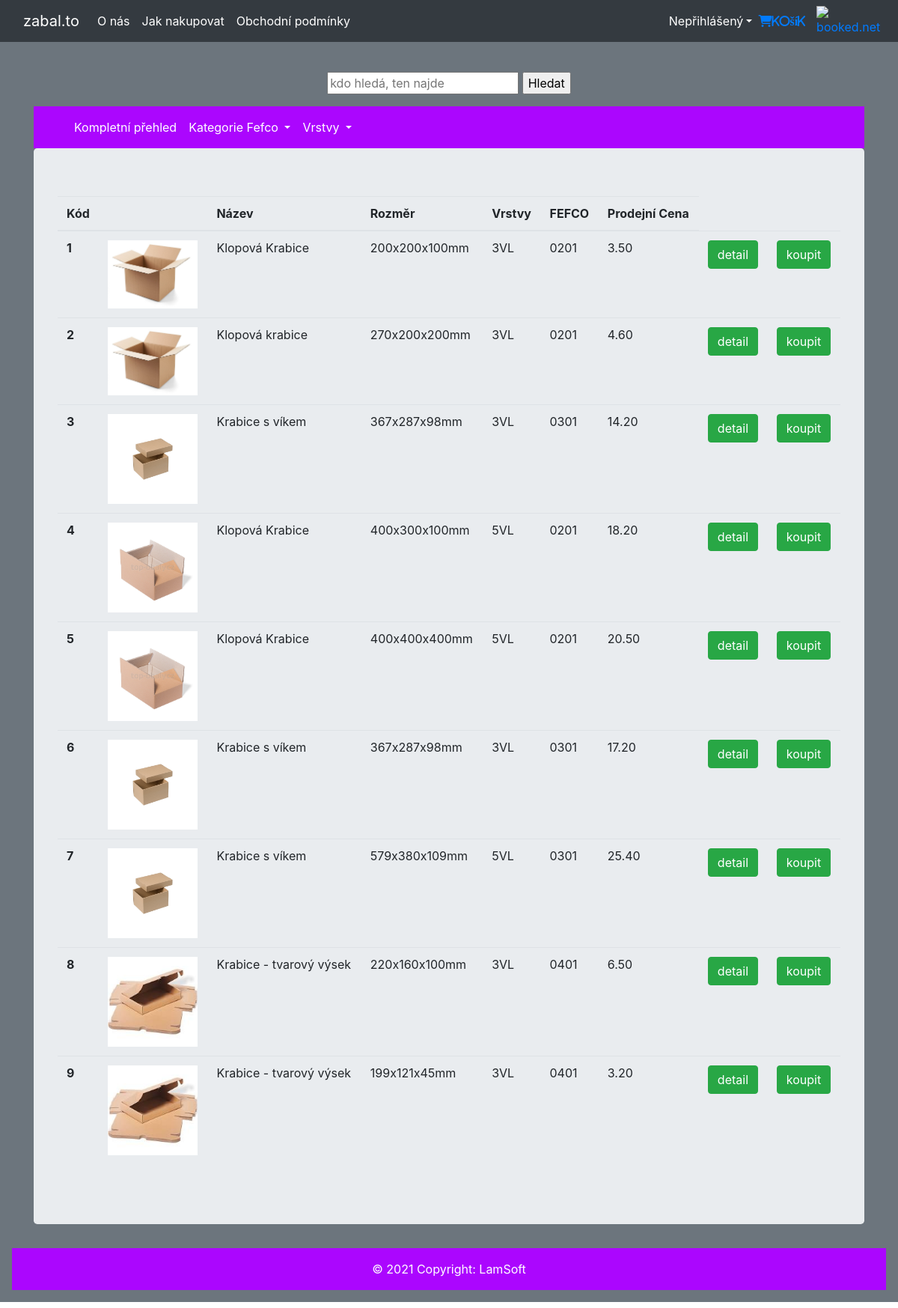
Screenshot of /products/ with the database file from the repository.
### utils/models.py (models this page shows, shortened)
class Box(Model):
    name = CharField(max_length=50)
    size = CharField(max_length=20)
    color = CharField(max_length=20)
    layer = ForeignKey(Layer, on_delete=DO_NOTHING)
    fefco = ForeignKey(Fefco, on_delete=DO_NOTHING)
    description = CharField(max_length=500)
    price_a = DecimalField(max_digits=8, decimal_places=2)
    price_n = DecimalField(max_digits=8, decimal_places=2)
    photo = ImageField(upload_to='media')
    quantity = IntegerField()
    discount_price = FloatField(blank=True, null=True)

class Layer(Model):
    layer = CharField(max_length=5)
    description = CharField(max_length=128)
    def __str__(self):
        return f'{self.layer}'

class Fefco(Model):
    fefco_code = IntegerField(primary_key=True)
    description = CharField(max_length=500)
    def __str__(self):
        return f'{self.fefco_code}'

### utils/views.py (the view)
# urls.py: path('products/', CompleteListView.as_view(), name='products'),
class CompleteListView(ListView):
    template_name = 'front_full_list.html'
    model = Box

### utils/templates/front_full_list.html (shortened to what this page needs)
{% extends "front.html" %}
{% load static %}
{% block content %}
    <table class="table">
      <thead>
        <tr>
          <th scope="col">Kód</th>
          <th scope="col"></th>
          <th scope="col">Název</th>
          <th scope="col">Rozměr</th>
          <th scope="col">Vrstvy</th>
          <th scope="col">FEFCO</th>
          <th scope="col">Prodejní Cena</th>
        </tr>
      </thead>
      <tbody>
                    {% for box in object_list %}
                        {% if box.quantity > 0 %}
                            <tr>
                              <th scope="row">{{ box.id }}</th>
                              <td><img src="{{ MEDIA_URL }}/{{box.photo}}" width="120"/></td>
                              <td>{{ box.name }}</td>
                              <td>{{ box.size }}</td>
                              <td>{{ box.layer }}</td>
                              <td>0{{ box.fefco }}</td>
                              <td>{{ box.price_a }}</td>
                                <th scope="row">
                                    <a class="btn btn-success btm-sm" href="{% url 'product_detail' pk=box.id %}">detail</a>
                                <th scope="row">
                                    <a class="btn btn-success btm-sm" href="{{ object.get_add_to_cart_url  }}">koupit</a>
                                </th>
                            </tr>
                        {% endif %}
                    {% endfor %}
      </tbody>
    </table>
{% endblock %}

### rows the page displays
Box: id "1", photo (picture), name "Klopová Krabice", size "200x200x100mm", layer "3VL", fefco "201", price_a "3.50"
Box: id "2", photo (picture), name "Klopová krabice", size "270x200x200mm", layer "3VL", fefco "201", price_a "4.60"
Box: id "3", photo (picture), name "Krabice s víkem", size "367x287x98mm", layer "3VL", fefco "301", price_a "14.20"
Box: id "4", photo (picture), name "Klopová Krabice", size "400x300x100mm", layer "5VL", fefco "201", price_a "18.20"
Box: id "5", photo (picture), name "Klopová Krabice", size "400x400x400mm", layer "5VL", fefco "201", price_a "20.50"
Box: id "6", photo (picture), name "Krabice s víkem", size "367x287x98mm", layer "3VL", fefco "301", price_a "17.20"
Box: id "7", photo (picture), name "Krabice s víkem", size "579x380x109mm", layer "5VL", fefco "301", price_a "25.40"
Box: id "8", photo (picture), name "Krabice - tvarový výsek", size "220x160x100mm", layer "3VL", fefco "401", price_a "6.50"
Box: id "9", photo (picture), name "Krabice - tvarový výsek", size "199x121x45mm", layer "3VL", fefco "401", price_a "3.20"
